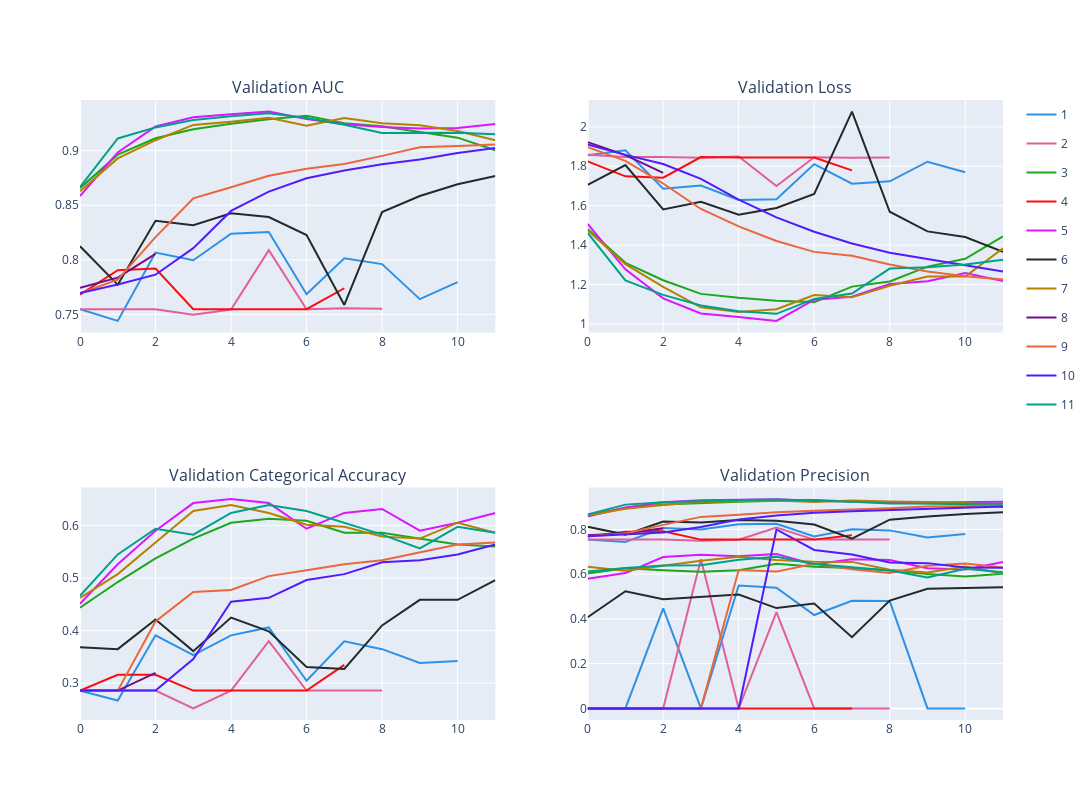

Source (notebook cell):
### Code cell
# Create subplots 2x2
fig = make_subplots(rows=2, cols=2, subplot_titles=('Validation AUC', 'Validation Loss', 'Validation Categorical Accuracy', 'Validation Precision'))

# Add multiple lines in structure
for trace in fig1.data:
    trace.showlegend = False
    fig.add_trace(trace, row=1, col=1)
for trace in fig2.data:
    trace.showlegend = False
    fig.add_trace(trace, row=1, col=2)
for trace in fig3.data:
    trace.showlegend = False
    fig.add_trace(trace, row=2, col=1)
for trace in fig4.data:
    trace.showlegend = False
    fig.add_trace(trace, row=2, col=2)

# Layout
fig.update_layout(height=800, width=1400)

# legend graph
legend_fig = px.line(distilbertclass, x="epoch", y="val_AUC", color='trail', color_discrete_sequence=px.colors.qualitative.Dark24)
for trace in legend_fig.data:
    trace.showlegend = True  
    fig.add_trace(trace, row=2, col=2)

fig.show()

### Figure 1 — Plotly figure (JSON) as saved in the notebook; plotly's stock layout.template omitted (floating-point values rounded to 4 significant figures)
{"data": [{"hovertemplate": "trail=1<br>epoch=%{x}<br>val_AUC=%{y}<extra></extra>", "legendgroup": "1", "line": {"color": "#2E91E5", "dash": "solid"}, "marker": {"symbol": "circle"}, "mode": "lines", "name": "1", "orientation": "v", "showlegend": false, "type": "scatter", "x": [0, 1, 2, 3, 4, 5, 6, 7, 8, 9, 10], "xaxis": "x", "y": [0.7547, 0.744, 0.8066, 0.7996, 0.8239, 0.8255, 0.7684, 0.8014, 0.7961, 0.7639, 0.7795], "yaxis": "y"}, {"hovertemplate": "trail=2<br>epoch=%{x}<br>val_AUC=%{y}<extra></extra>", "legendgroup": "2", "line": {"color": "#E15F99", "dash": "solid"}, "marker": {"symbol": "circle"}, "mode": "lines", "name": "2", "orientation": "v", "showlegend": false, "type": "scatter", "x": [0, 1, 2, 3, 4, 5, 6, 7, 8], "xaxis": "x", "y": [0.7547, 0.7547, 0.7547, 0.7497, 0.7543, 0.8088, 0.7547, 0.7555, 0.7552], "yaxis": "y"}, {"hovertemplate": "trail=3<br>epoch=%{x}<br>val_AUC=%{y}<extra></extra>", "legendgroup": "3", "line": {"color": "#1CA71C", "dash": "solid"}, "marker": {"symbol": "circle"}, "mode": "lines", "name": "3", "orientation": "v", "showlegend": false, "type": "scatter", "x": [0, 1, 2, 3, 4, 5, 6, 7, 8, 9, 10, 11], "xaxis": "x", "y": [0.8656, 0.8964, 0.9114, 0.9196, 0.9246, 0.9288, 0.932, 0.9251, 0.9223, 0.9169, 0.912, 0.9004], "yaxis": "y"}, {"hovertemplate": "trail=4<br>epoch=%{x}<br>val_AUC=%{y}<extra></extra>", "legendgroup": "4", "line": {"color": "#FB0D0D", "dash": "solid"}, "marker": {"symbol": "circle"}, "mode": "lines", "name": "4", "orientation": "v", "showlegend": false, "type": "scatter", "x": [0, 1, 2, 3, 4, 5, 6, 7], "xaxis": "x", "y": [0.7681, 0.7905, 0.792, 0.7547, 0.7547, 0.7547, 0.7547, 0.7739], "yaxis": "y"}, {"hovertemplate": "trail=5<br>epoch=%{x}<br>val_AUC=%{y}<extra></extra>", "legendgroup": "5", "line": {"color": "#DA16FF", "dash": "solid"}, "marker": {"symbol": "circle"}, "mode": "lines", "name": "5", "orientation": "v", "showlegend": false, "type": "scatter", "x": [0, 1, 2, 3, 4, 5, 6, 7, 8, 9, 10, 11], "xaxis": "x", "y": [0.8585, 0.8984, 0.9222, 0.9306, 0.9334, 0.9358, 0.929, 0.9243, 0.9217, 0.9204, 0.9209, 0.9244], "yaxis": "y"}, {"hovertemplate": "trail=6<br>epoch=%{x}<br>val_AUC=%{y}<extra></extra>", "legendgroup": "6", "line": {"color": "#222A2A", "dash": "solid"}, "marker": {"symbol": "circle"}, "mode": "lines", "name": "6", "orientation": "v", "showlegend": false, "type": "scatter", "x": [0, 1, 2, 3, 4, 5, 6, 7, 8, 9, 10, 11], "xaxis": "x", "y": [0.8124, 0.7772, 0.8358, 0.8316, 0.8426, 0.8392, 0.8226, 0.7586, 0.8438, 0.8585, 0.8693, 0.8769], "yaxis": "y"}, {"hovertemplate": "trail=7<br>epoch=%{x}<br>val_AUC=%{y}<extra></extra>", "legendgroup": "7", "line": {"color": "#B68100", "dash": "solid"}, "marker": {"symbol": "circle"}, "mode": "lines", "name": "7", "orientation": "v", "showlegend": false, "type": "scatter", "x": [0, 1, 2, 3, 4, 5, 6, 7, 8, 9, 10, 11], "xaxis": "x", "y": [0.8629, 0.8929, 0.9096, 0.9237, 0.9266, 0.9301, 0.9228, 0.9299, 0.9251, 0.9234, 0.918, 0.9096], "yaxis": "y"}, {"hovertemplate": "trail=8<br>epoch=%{x}<br>val_AUC=%{y}<extra></extra>", "legendgroup": "8", "line": {"color": "#750D86", "dash": "solid"}, "marker": {"symbol": "circle"}, "mode": "lines", "name": "8", "orientation": "v", "showlegend": false, "type": "scatter", "x": [0, 1, 2], "xaxis": "x", "y": [0.7744, 0.7837, 0.8055], "yaxis": "y"}, {"hovertemplate": "trail=9<br>epoch=%{x}<br>val_AUC=%{y}<extra></extra>", "legendgroup": "9", "line": {"color": "#EB663B", "dash": "solid"}, "marker": {"symbol": "circle"}, "mode": "lines", "name": "9", "orientation": "v", "showlegend": false, "type": "scatter", "x": [0, 1, 2, 3, 4, 5, 6, 7, 8, 9, 10, 11], "xaxis": "x", "y": [0.7693, 0.7817, 0.8208, 0.8564, 0.8665, 0.877, 0.8835, 0.8878, 0.8953, 0.9032, 0.9043, 0.9056], "yaxis": "y"}, {"hovertemplate": "trail=10<br>epoch=%{x}<br>val_AUC=%{y}<extra></extra>", "legendgroup": "10", "line": {"color": "#511CFB", "dash": "solid"}, "marker": {"symbol": "circle"}, "mode": "lines", "name": "10", "orientation": "v", "showlegend": false, "type": "scatter", "x": [0, 1, 2, 3, 4, 5, 6, 7, 8, 9, 10, 11], "xaxis": "x", "y": [0.7694, 0.7774, 0.7863, 0.8107, 0.8448, 0.8624, 0.8747, 0.8819, 0.8877, 0.8918, 0.8979, 0.9024], "yaxis": "y"}, {"hovertemplate": "trail=11<br>epoch=%{x}<br>val_AUC=%{y}<extra></extra>", "legendgroup": "11", "line": {"color": "#00A08B", "dash": "solid"}, "marker": {"symbol": "circle"}, "mode": "lines", "name": "11", "orientation": "v", "showlegend": false, "type": "scatter", "x": [0, 1, 2, 3, 4, 5, 6, 7, 8, 9, 10, 11], "xaxis": "x", "y": [0.8667, 0.9112, 0.9213, 0.9281, 0.9315, 0.9343, 0.93, 0.9239, 0.9162, 0.9166, 0.9165, 0.915], "yaxis": "y"}, {"hovertemplate": "trail=1<br>epoch=%{x}<br>val_loss=%{y}<extra></extra>", "legendgroup": "1", "line": {"color": "#2E91E5", "dash": "solid"}, "marker": {"symbol": "circle"}, "mode": "lines", "name": "1", "orientation": "v", "showlegend": false, "type": "scatter", "x": [0, 1, 2, 3, 4, 5, 6, 7, 8, 9, 10], "xaxis": "x2", "y": [1.856, 1.881, 1.686, 1.702, 1.63, 1.633, 1.811, 1.711, 1.724, 1.823, 1.77], "yaxis": "y2"}, {"hovertemplate": "trail=2<br>epoch=%{x}<br>val_loss=%{y}<extra></extra>", "legendgroup": "2", "line": {"color": "#E15F99", "dash": "solid"}, "marker": {"symbol": "circle"}, "mode": "lines", "name": "2", "orientation": "v", "showlegend": false, "type": "scatter", "x": [0, 1, 2, 3, 4, 5, 6, 7, 8], "xaxis": "x2", "y": [1.858, 1.848, 1.847, 1.844, 1.85, 1.7, 1.846, 1.843, 1.844], "yaxis": "y2"}, {"hovertemplate": "trail=3<br>epoch=%{x}<br>val_loss=%{y}<extra></extra>", "legendgroup": "3", "line": {"color": "#1CA71C", "dash": "solid"}, "marker": {"symbol": "circle"}, "mode": "lines", "name": "3", "orientation": "v", "showlegend": false, "type": "scatter", "x": [0, 1, 2, 3, 4, 5, 6, 7, 8, 9, 10, 11], "xaxis": "x2", "y": [1.482, 1.31, 1.222, 1.153, 1.133, 1.118, 1.111, 1.19, 1.216, 1.291, 1.331, 1.444], "yaxis": "y2"}, {"hovertemplate": "trail=4<br>epoch=%{x}<br>val_loss=%{y}<extra></extra>", "legendgroup": "4", "line": {"color": "#FB0D0D", "dash": "solid"}, "marker": {"symbol": "circle"}, "mode": "lines", "name": "4", "orientation": "v", "showlegend": false, "type": "scatter", "x": [0, 1, 2, 3, 4, 5, 6, 7], "xaxis": "x2", "y": [1.825, 1.749, 1.742, 1.847, 1.845, 1.844, 1.844, 1.779], "yaxis": "y2"}, {"hovertemplate": "trail=5<br>epoch=%{x}<br>val_loss=%{y}<extra></extra>", "legendgroup": "5", "line": {"color": "#DA16FF", "dash": "solid"}, "marker": {"symbol": "circle"}, "mode": "lines", "name": "5", "orientation": "v", "showlegend": false, "type": "scatter", "x": [0, 1, 2, 3, 4, 5, 6, 7, 8, 9, 10, 11], "xaxis": "x2", "y": [1.508, 1.277, 1.13, 1.054, 1.035, 1.016, 1.123, 1.138, 1.203, 1.217, 1.259, 1.218], "yaxis": "y2"}, {"hovertemplate": "trail=6<br>epoch=%{x}<br>val_loss=%{y}<extra></extra>", "legendgroup": "6", "line": {"color": "#222A2A", "dash": "solid"}, "marker": {"symbol": "circle"}, "mode": "lines", "name": "6", "orientation": "v", "showlegend": false, "type": "scatter", "x": [0, 1, 2, 3, 4, 5, 6, 7, 8, 9, 10, 11], "xaxis": "x2", "y": [1.706, 1.807, 1.582, 1.62, 1.555, 1.589, 1.659, 2.077, 1.57, 1.47, 1.441, 1.366], "yaxis": "y2"}, {"hovertemplate": "trail=7<br>epoch=%{x}<br>val_loss=%{y}<extra></extra>", "legendgroup": "7", "line": {"color": "#B68100", "dash": "solid"}, "marker": {"symbol": "circle"}, "mode": "lines", "name": "7", "orientation": "v", "showlegend": false, "type": "scatter", "x": [0, 1, 2, 3, 4, 5, 6, 7, 8, 9, 10, 11], "xaxis": "x2", "y": [1.476, 1.304, 1.188, 1.085, 1.061, 1.075, 1.147, 1.135, 1.194, 1.241, 1.241, 1.384], "yaxis": "y2"}, {"hovertemplate": "trail=8<br>epoch=%{x}<br>val_loss=%{y}<extra></extra>", "legendgroup": "8", "line": {"color": "#750D86", "dash": "solid"}, "marker": {"symbol": "circle"}, "mode": "lines", "name": "8", "orientation": "v", "showlegend": false, "type": "scatter", "x": [0, 1, 2], "xaxis": "x2", "y": [1.923, 1.856, 1.767], "yaxis": "y2"}, {"hovertemplate": "trail=9<br>epoch=%{x}<br>val_loss=%{y}<extra></extra>", "legendgroup": "9", "line": {"color": "#EB663B", "dash": "solid"}, "marker": {"symbol": "circle"}, "mode": "lines", "name": "9", "orientation": "v", "showlegend": false, "type": "scatter", "x": [0, 1, 2, 3, 4, 5, 6, 7, 8, 9, 10, 11], "xaxis": "x2", "y": [1.897, 1.828, 1.713, 1.583, 1.495, 1.421, 1.366, 1.346, 1.302, 1.266, 1.242, 1.226], "yaxis": "y2"}, {"hovertemplate": "trail=10<br>epoch=%{x}<br>val_loss=%{y}<extra></extra>", "legendgroup": "10", "line": {"color": "#511CFB", "dash": "solid"}, "marker": {"symbol": "circle"}, "mode": "lines", "name": "10", "orientation": "v", "showlegend": false, "type": "scatter", "x": [0, 1, 2, 3, 4, 5, 6, 7, 8, 9, 10, 11], "xaxis": "x2", "y": [1.911, 1.858, 1.811, 1.736, 1.631, 1.541, 1.468, 1.408, 1.362, 1.331, 1.299, 1.267], "yaxis": "y2"}, {"hovertemplate": "trail=11<br>epoch=%{x}<br>val_loss=%{y}<extra></extra>", "legendgroup": "11", "line": {"color": "#00A08B", "dash": "solid"}, "marker": {"symbol": "circle"}, "mode": "lines", "name": "11", "orientation": "v", "showlegend": false, "type": "scatter", "x": [0, 1, 2, 3, 4, 5, 6, 7, 8, 9, 10, 11], "xaxis": "x2", "y": [1.462, 1.221, 1.148, 1.094, 1.065, 1.052, 1.127, 1.155, 1.281, 1.289, 1.302, 1.326], "yaxis": "y2"}, {"hovertemplate": "trail=1<br>epoch=%{x}<br>val_categorical_accuracy=%{y}<extra></extra>", "legendgroup": "1", "line": {"color": "#2E91E5", "dash": "solid"}, "marker": {"symbol": "circle"}, "mode": "lines", "name": "1", "orientation": "v", "showlegend": false, "type": "scatter", "x": [0, 1, 2, 3, 4, 5, 6, 7, 8, 9, 10], "xaxis": "x3", "y": [0.2857, 0.2669, 0.391, 0.3534, 0.391, 0.406, 0.3045, 0.3797, 0.3647, 0.3383, 0.3421], "yaxis": "y3"}, {"hovertemplate": "trail=2<br>epoch=%{x}<br>val_categorical_accuracy=%{y}<extra></extra>", "legendgroup": "2", "line": {"color": "#E15F99", "dash": "solid"}, "marker": {"symbol": "circle"}, "mode": "lines", "name": "2", "orientation": "v", "showlegend": false, "type": "scatter", "x": [0, 1, 2, 3, 4, 5, 6, 7, 8], "xaxis": "x3", "y": [0.2857, 0.2857, 0.2857, 0.2519, 0.2857, 0.3797, 0.2857, 0.2857, 0.2857], "yaxis": "y3"}, {"hovertemplate": "trail=3<br>epoch=%{x}<br>val_categorical_accuracy=%{y}<extra></extra>", "legendgroup": "3", "line": {"color": "#1CA71C", "dash": "solid"}, "marker": {"symbol": "circle"}, "mode": "lines", "name": "3", "orientation": "v", "showlegend": false, "type": "scatter", "x": [0, 1, 2, 3, 4, 5, 6, 7, 8, 9, 10, 11], "xaxis": "x3", "y": [0.4436, 0.4925, 0.5376, 0.5752, 0.6053, 0.6128, 0.609, 0.5865, 0.5865, 0.5752, 0.5639, 0.5602], "yaxis": "y3"}, {"hovertemplate": "trail=4<br>epoch=%{x}<br>val_categorical_accuracy=%{y}<extra></extra>", "legendgroup": "4", "line": {"color": "#FB0D0D", "dash": "solid"}, "marker": {"symbol": "circle"}, "mode": "lines", "name": "4", "orientation": "v", "showlegend": false, "type": "scatter", "x": [0, 1, 2, 3, 4, 5, 6, 7], "xaxis": "x3", "y": [0.2857, 0.3158, 0.3158, 0.2857, 0.2857, 0.2857, 0.2857, 0.3346], "yaxis": "y3"}, {"hovertemplate": "trail=5<br>epoch=%{x}<br>val_categorical_accuracy=%{y}<extra></extra>", "legendgroup": "5", "line": {"color": "#DA16FF", "dash": "solid"}, "marker": {"symbol": "circle"}, "mode": "lines", "name": "5", "orientation": "v", "showlegend": false, "type": "scatter", "x": [0, 1, 2, 3, 4, 5, 6, 7, 8, 9, 10, 11], "xaxis": "x3", "y": [0.4511, 0.5263, 0.5902, 0.6429, 0.6504, 0.6429, 0.594, 0.6241, 0.6316, 0.5902, 0.6053, 0.6241], "yaxis": "y3"}, {"hovertemplate": "trail=6<br>epoch=%{x}<br>val_categorical_accuracy=%{y}<extra></extra>", "legendgroup": "6", "line": {"color": "#222A2A", "dash": "solid"}, "marker": {"symbol": "circle"}, "mode": "lines", "name": "6", "orientation": "v", "showlegend": false, "type": "scatter", "x": [0, 1, 2, 3, 4, 5, 6, 7, 8, 9, 10, 11], "xaxis": "x3", "y": [0.3684, 0.3647, 0.4211, 0.3609, 0.4248, 0.3985, 0.3308, 0.3271, 0.4098, 0.4586, 0.4586, 0.4962], "yaxis": "y3"}, {"hovertemplate": "trail=7<br>epoch=%{x}<br>val_categorical_accuracy=%{y}<extra></extra>", "legendgroup": "7", "line": {"color": "#B68100", "dash": "solid"}, "marker": {"symbol": "circle"}, "mode": "lines", "name": "7", "orientation": "v", "showlegend": false, "type": "scatter", "x": [0, 1, 2, 3, 4, 5, 6, 7, 8, 9, 10, 11], "xaxis": "x3", "y": [0.4624, 0.5075, 0.5677, 0.6278, 0.6391, 0.6241, 0.6015, 0.5977, 0.5789, 0.5752, 0.6053, 0.5865], "yaxis": "y3"}, {"hovertemplate": "trail=8<br>epoch=%{x}<br>val_categorical_accuracy=%{y}<extra></extra>", "legendgroup": "8", "line": {"color": "#750D86", "dash": "solid"}, "marker": {"symbol": "circle"}, "mode": "lines", "name": "8", "orientation": "v", "showlegend": false, "type": "scatter", "x": [0, 1, 2], "xaxis": "x3", "y": [0.2857, 0.2857, 0.3195], "yaxis": "y3"}, {"hovertemplate": "trail=9<br>epoch=%{x}<br>val_categorical_accuracy=%{y}<extra></extra>", "legendgroup": "9", "line": {"color": "#EB663B", "dash": "solid"}, "marker": {"symbol": "circle"}, "mode": "lines", "name": "9", "orientation": "v", "showlegend": false, "type": "scatter", "x": [0, 1, 2, 3, 4, 5, 6, 7, 8, 9, 10, 11], "xaxis": "x3", "y": [0.2857, 0.2857, 0.4173, 0.4737, 0.4774, 0.5038, 0.515, 0.5263, 0.5338, 0.5489, 0.5639, 0.5677], "yaxis": "y3"}, {"hovertemplate": "trail=10<br>epoch=%{x}<br>val_categorical_accuracy=%{y}<extra></extra>", "legendgroup": "10", "line": {"color": "#511CFB", "dash": "solid"}, "marker": {"symbol": "circle"}, "mode": "lines", "name": "10", "orientation": "v", "showlegend": false, "type": "scatter", "x": [0, 1, 2, 3, 4, 5, 6, 7, 8, 9, 10, 11], "xaxis": "x3", "y": [0.2857, 0.2857, 0.2857, 0.3459, 0.4549, 0.4624, 0.4962, 0.5075, 0.5301, 0.5338, 0.5451, 0.5639], "yaxis": "y3"}, {"hovertemplate": "trail=11<br>epoch=%{x}<br>val_categorical_accuracy=%{y}<extra></extra>", "legendgroup": "11", "line": {"color": "#00A08B", "dash": "solid"}, "marker": {"symbol": "circle"}, "mode": "lines", "name": "11", "orientation": "v", "showlegend": false, "type": "scatter", "x": [0, 1, 2, 3, 4, 5, 6, 7, 8, 9, 10, 11], "xaxis": "x3", "y": [0.4662, 0.5451, 0.594, 0.5827, 0.6241, 0.6391, 0.6278, 0.6053, 0.5827, 0.5564, 0.5977, 0.5865], "yaxis": "y3"}, {"hovertemplate": "trail=1<br>epoch=%{x}<br>val_precision=%{y}<extra></extra>", "legendgroup": "1", "line": {"color": "#2E91E5", "dash": "solid"}, "marker": {"symbol": "circle"}, "mode": "lines", "name": "1", "orientation": "v", "showlegend": false, "type": "scatter", "x": [0, 1, 2, 3, 4, 5, 6, 7, 8, 9, 10], "xaxis": "x4", "y": [0, 0, 0.4472, 0, 0.5495, 0.54, 0.4176, 0.4812, 0.48, 0, 0], "yaxis": "y4"}, {"hovertemplate": "trail=2<br>epoch=%{x}<br>val_precision=%{y}<extra></extra>", "legendgroup": "2", "line": {"color": "#E15F99", "dash": "solid"}, "marker": {"symbol": "circle"}, "mode": "lines", "name": "2", "orientation": "v", "showlegend": false, "type": "scatter", "x": [0, 1, 2, 3, 4, 5, 6, 7, 8], "xaxis": "x4", "y": [0, 0, 0, 0.6667, 0, 0.4302, 0, 0, 0], "yaxis": "y4"}, {"hovertemplate": "trail=3<br>epoch=%{x}<br>val_precision=%{y}<extra></extra>", "legendgroup": "3", "line": {"color": "#1CA71C", "dash": "solid"}, "marker": {"symbol": "circle"}, "mode": "lines", "name": "3", "orientation": "v", "showlegend": false, "type": "scatter", "x": [0, 1, 2, 3, 4, 5, 6, 7, 8, 9, 10, 11], "xaxis": "x4", "y": [0.6036, 0.6269, 0.6178, 0.6111, 0.6174, 0.6466, 0.6333, 0.6283, 0.6167, 0.6009, 0.5895, 0.6017], "yaxis": "y4"}, {"hovertemplate": "trail=4<br>epoch=%{x}<br>val_precision=%{y}<extra></extra>", "legendgroup": "4", "line": {"color": "#FB0D0D", "dash": "solid"}, "marker": {"symbol": "circle"}, "mode": "lines", "name": "4", "orientation": "v", "showlegend": false, "type": "scatter", "x": [0, 1, 2, 3, 4, 5, 6, 7], "xaxis": "x4", "y": [0, 0, 0, 0, 0, 0, 0, 0], "yaxis": "y4"}, {"hovertemplate": "trail=5<br>epoch=%{x}<br>val_precision=%{y}<extra></extra>", "legendgroup": "5", "line": {"color": "#DA16FF", "dash": "solid"}, "marker": {"symbol": "circle"}, "mode": "lines", "name": "5", "orientation": "v", "showlegend": false, "type": "scatter", "x": [0, 1, 2, 3, 4, 5, 6, 7, 8, 9, 10, 11], "xaxis": "x4", "y": [0.5795, 0.6051, 0.6771, 0.6866, 0.6802, 0.6906, 0.6435, 0.6667, 0.6639, 0.6266, 0.6214, 0.6543], "yaxis": "y4"}, {"hovertemplate": "trail=6<br>epoch=%{x}<br>val_precision=%{y}<extra></extra>", "legendgroup": "6", "line": {"color": "#222A2A", "dash": "solid"}, "marker": {"symbol": "circle"}, "mode": "lines", "name": "6", "orientation": "v", "showlegend": false, "type": "scatter", "x": [0, 1, 2, 3, 4, 5, 6, 7, 8, 9, 10, 11], "xaxis": "x4", "y": [0.4074, 0.5238, 0.4884, 0.5, 0.5093, 0.4486, 0.4691, 0.3184, 0.4818, 0.5352, 0.539, 0.5417], "yaxis": "y4"}, {"hovertemplate": "trail=7<br>epoch=%{x}<br>val_precision=%{y}<extra></extra>", "legendgroup": "7", "line": {"color": "#B68100", "dash": "solid"}, "marker": {"symbol": "circle"}, "mode": "lines", "name": "7", "orientation": "v", "showlegend": false, "type": "scatter", "x": [0, 1, 2, 3, 4, 5, 6, 7, 8, 9, 10, 11], "xaxis": "x4", "y": [0.633, 0.6154, 0.6378, 0.6601, 0.6777, 0.6637, 0.6561, 0.6552, 0.6201, 0.6082, 0.6345, 0.6032], "yaxis": "y4"}, {"hovertemplate": "trail=8<br>epoch=%{x}<br>val_precision=%{y}<extra></extra>", "legendgroup": "8", "line": {"color": "#750D86", "dash": "solid"}, "marker": {"symbol": "circle"}, "mode": "lines", "name": "8", "orientation": "v", "showlegend": false, "type": "scatter", "x": [0, 1, 2], "xaxis": "x4", "y": [0, 0, 0], "yaxis": "y4"}, {"hovertemplate": "trail=9<br>epoch=%{x}<br>val_precision=%{y}<extra></extra>", "legendgroup": "9", "line": {"color": "#EB663B", "dash": "solid"}, "marker": {"symbol": "circle"}, "mode": "lines", "name": "9", "orientation": "v", "showlegend": false, "type": "scatter", "x": [0, 1, 2, 3, 4, 5, 6, 7, 8, 9, 10, 11], "xaxis": "x4", "y": [0, 0, 0, 0, 0.6184, 0.6117, 0.6471, 0.6218, 0.6058, 0.6382, 0.6474, 0.6296], "yaxis": "y4"}, {"hovertemplate": "trail=10<br>epoch=%{x}<br>val_precision=%{y}<extra></extra>", "legendgroup": "10", "line": {"color": "#511CFB", "dash": "solid"}, "marker": {"symbol": "circle"}, "mode": "lines", "name": "10", "orientation": "v", "showlegend": false, "type": "scatter", "x": [0, 1, 2, 3, 4, 5, 6, 7, 8, 9, 10, 11], "xaxis": "x4", "y": [0, 0, 0, 0, 0, 0.8, 0.7083, 0.6883, 0.6526, 0.6496, 0.6296, 0.6294], "yaxis": "y4"}, {"hovertemplate": "trail=11<br>epoch=%{x}<br>val_precision=%{y}<extra></extra>", "legendgroup": "11", "line": {"color": "#00A08B", "dash": "solid"}, "marker": {"symbol": "circle"}, "mode": "lines", "name": "11", "orientation": "v", "showlegend": false, "type": "scatter", "x": [0, 1, 2, 3, 4, 5, 6, 7, 8, 9, 10, 11], "xaxis": "x4", "y": [0.6122, 0.6278, 0.6387, 0.6398, 0.6651, 0.6783, 0.6456, 0.632, 0.6163, 0.5854, 0.6245, 0.6091], "yaxis": "y4"}, {"hovertemplate": "trail=1<br>epoch=%{x}<br>val_AUC=%{y}<extra></extra>", "legendgroup": "1", "line": {"color": "#2E91E5", "dash": "solid"}, "marker": {"symbol": "circle"}, "mode": "lines", "name": "1", "orientation": "v", "showlegend": true, "type": "scatter", "x": [0, 1, 2, 3, 4, 5, 6, 7, 8, 9, 10], "xaxis": "x4", "y": [0.7547, 0.744, 0.8066, 0.7996, 0.8239, 0.8255, 0.7684, 0.8014, 0.7961, 0.7639, 0.7795], "yaxis": "y4"}, {"hovertemplate": "trail=2<br>epoch=%{x}<br>val_AUC=%{y}<extra></extra>", "legendgroup": "2", "line": {"color": "#E15F99", "dash": "solid"}, "marker": {"symbol": "circle"}, "mode": "lines", "name": "2", "orientation": "v", "showlegend": true, "type": "scatter", "x": [0, 1, 2, 3, 4, 5, 6, 7, 8], "xaxis": "x4", "y": [0.7547, 0.7547, 0.7547, 0.7497, 0.7543, 0.8088, 0.7547, 0.7555, 0.7552], "yaxis": "y4"}, {"hovertemplate": "trail=3<br>epoch=%{x}<br>val_AUC=%{y}<extra></extra>", "legendgroup": "3", "line": {"color": "#1CA71C", "dash": "solid"}, "marker": {"symbol": "circle"}, "mode": "lines", "name": "3", "orientation": "v", "showlegend": true, "type": "scatter", "x": [0, 1, 2, 3, 4, 5, 6, 7, 8, 9, 10, 11], "xaxis": "x4", "y": [0.8656, 0.8964, 0.9114, 0.9196, 0.9246, 0.9288, 0.932, 0.9251, 0.9223, 0.9169, 0.912, 0.9004], "yaxis": "y4"}, {"hovertemplate": "trail=4<br>epoch=%{x}<br>val_AUC=%{y}<extra></extra>", "legendgroup": "4", "line": {"color": "#FB0D0D", "dash": "solid"}, "marker": {"symbol": "circle"}, "mode": "lines", "name": "4", "orientation": "v", "showlegend": true, "type": "scatter", "x": [0, 1, 2, 3, 4, 5, 6, 7], "xaxis": "x4", "y": [0.7681, 0.7905, 0.792, 0.7547, 0.7547, 0.7547, 0.7547, 0.7739], "yaxis": "y4"}, {"hovertemplate": "trail=5<br>epoch=%{x}<br>val_AUC=%{y}<extra></extra>", "legendgroup": "5", "line": {"color": "#DA16FF", "dash": "solid"}, "marker": {"symbol": "circle"}, "mode": "lines", "name": "5", "orientation": "v", "showlegend": true, "type": "scatter", "x": [0, 1, 2, 3, 4, 5, 6, 7, 8, 9, 10, 11], "xaxis": "x4", "y": [0.8585, 0.8984, 0.9222, 0.9306, 0.9334, 0.9358, 0.929, 0.9243, 0.9217, 0.9204, 0.9209, 0.9244], "yaxis": "y4"}, {"hovertemplate": "trail=6<br>epoch=%{x}<br>val_AUC=%{y}<extra></extra>", "legendgroup": "6", "line": {"color": "#222A2A", "dash": "solid"}, "marker": {"symbol": "circle"}, "mode": "lines", "name": "6", "orientation": "v", "showlegend": true, "type": "scatter", "x": [0, 1, 2, 3, 4, 5, 6, 7, 8, 9, 10, 11], "xaxis": "x4", "y": [0.8124, 0.7772, 0.8358, 0.8316, 0.8426, 0.8392, 0.8226, 0.7586, 0.8438, 0.8585, 0.8693, 0.8769], "yaxis": "y4"}, {"hovertemplate": "trail=7<br>epoch=%{x}<br>val_AUC=%{y}<extra></extra>", "legendgroup": "7", "line": {"color": "#B68100", "dash": "solid"}, "marker": {"symbol": "circle"}, "mode": "lines", "name": "7", "orientation": "v", "showlegend": true, "type": "scatter", "x": [0, 1, 2, 3, 4, 5, 6, 7, 8, 9, 10, 11], "xaxis": "x4", "y": [0.8629, 0.8929, 0.9096, 0.9237, 0.9266, 0.9301, 0.9228, 0.9299, 0.9251, 0.9234, 0.918, 0.9096], "yaxis": "y4"}, {"hovertemplate": "trail=8<br>epoch=%{x}<br>val_AUC=%{y}<extra></extra>", "legendgroup": "8", "line": {"color": "#750D86", "dash": "solid"}, "marker": {"symbol": "circle"}, "mode": "lines", "name": "8", "orientation": "v", "showlegend": true, "type": "scatter", "x": [0, 1, 2], "xaxis": "x4", "y": [0.7744, 0.7837, 0.8055], "yaxis": "y4"}, {"hovertemplate": "trail=9<br>epoch=%{x}<br>val_AUC=%{y}<extra></extra>", "legendgroup": "9", "line": {"color": "#EB663B", "dash": "solid"}, "marker": {"symbol": "circle"}, "mode": "lines", "name": "9", "orientation": "v", "showlegend": true, "type": "scatter", "x": [0, 1, 2, 3, 4, 5, 6, 7, 8, 9, 10, 11], "xaxis": "x4", "y": [0.7693, 0.7817, 0.8208, 0.8564, 0.8665, 0.877, 0.8835, 0.8878, 0.8953, 0.9032, 0.9043, 0.9056], "yaxis": "y4"}, {"hovertemplate": "trail=10<br>epoch=%{x}<br>val_AUC=%{y}<extra></extra>", "legendgroup": "10", "line": {"color": "#511CFB", "dash": "solid"}, "marker": {"symbol": "circle"}, "mode": "lines", "name": "10", "orientation": "v", "showlegend": true, "type": "scatter", "x": [0, 1, 2, 3, 4, 5, 6, 7, 8, 9, 10, 11], "xaxis": "x4", "y": [0.7694, 0.7774, 0.7863, 0.8107, 0.8448, 0.8624, 0.8747, 0.8819, 0.8877, 0.8918, 0.8979, 0.9024], "yaxis": "y4"}, {"hovertemplate": "trail=11<br>epoch=%{x}<br>val_AUC=%{y}<extra></extra>", "legendgroup": "11", "line": {"color": "#00A08B", "dash": "solid"}, "marker": {"symbol": "circle"}, "mode": "lines", "name": "11", "orientation": "v", "showlegend": true, "type": "scatter", "x": [0, 1, 2, 3, 4, 5, 6, 7, 8, 9, 10, 11], "xaxis": "x4", "y": [0.8667, 0.9112, 0.9213, 0.9281, 0.9315, 0.9343, 0.93, 0.9239, 0.9162, 0.9166, 0.9165, 0.915], "yaxis": "y4"}], "layout": {"annotations": [{"font": {"size": 16}, "showarrow": false, "text": "Validation AUC", "x": 0.225, "xanchor": "center", "xref": "paper", "y": 1, "yanchor": "bottom", "yref": "paper"}, {"font": {"size": 16}, "showarrow": false, "text": "Validation Loss", "x": 0.775, "xanchor": "center", "xref": "paper", "y": 1, "yanchor": "bottom", "yref": "paper"}, {"font": {"size": 16}, "showarrow": false, "text": "Validation Categorical Accuracy", "x": 0.225, "xanchor": "center", "xref": "paper", "y": 0.375, "yanchor": "bottom", "yref": "paper"}, {"font": {"size": 16}, "showarrow": false, "text": "Validation Precision", "x": 0.775, "xanchor": "center", "xref": "paper", "y": 0.375, "yanchor": "bottom", "yref": "paper"}], "height": 800, "width": 1400, "xaxis": {"anchor": "y", "domain": [0, 0.45]}, "xaxis2": {"anchor": "y2", "domain": [0.55, 1]}, "xaxis3": {"anchor": "y3", "domain": [0, 0.45]}, "xaxis4": {"anchor": "y4", "domain": [0.55, 1]}, "yaxis": {"anchor": "x", "domain": [0.625, 1]}, "yaxis2": {"anchor": "x2", "domain": [0.625, 1]}, "yaxis3": {"anchor": "x3", "domain": [0, 0.375]}, "yaxis4": {"anchor": "x4", "domain": [0, 0.375]}}}
